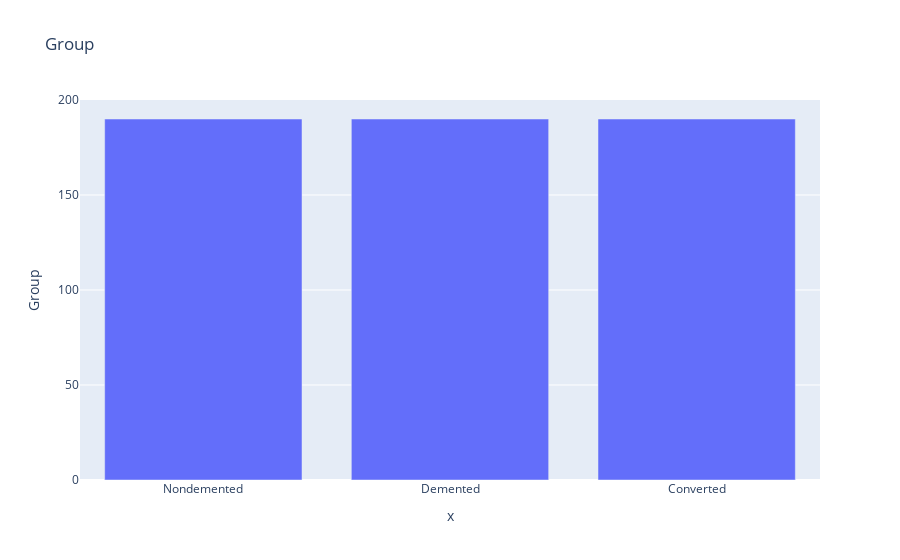

Notebook code for this chart:
### Code cell
px.bar(df['Group'].value_counts(), x=df['Group'].value_counts().index, y='Group', title='Group')

### Figure 1 — Plotly figure (JSON) as saved in the notebook; plotly's stock layout.template omitted (floating-point values rounded to 4 significant figures)
{"data": [{"alignmentgroup": "True", "hovertemplate": "x=%{x}<br>Group=%{y}<extra></extra>", "legendgroup": "", "marker": {"color": "#636efa", "pattern": {"shape": ""}}, "name": "", "offsetgroup": "", "orientation": "v", "showlegend": false, "textposition": "auto", "type": "bar", "x": ["Nondemented", "Demented", "Converted"], "xaxis": "x", "y": [190, 190, 190], "yaxis": "y"}], "layout": {"barmode": "relative", "legend": {"tracegroupgap": 0}, "title": {"text": "Group"}, "xaxis": {"anchor": "y", "domain": [0, 1], "title": {"text": "x"}}, "yaxis": {"anchor": "x", "domain": [0, 1], "title": {"text": "Group"}}}}
